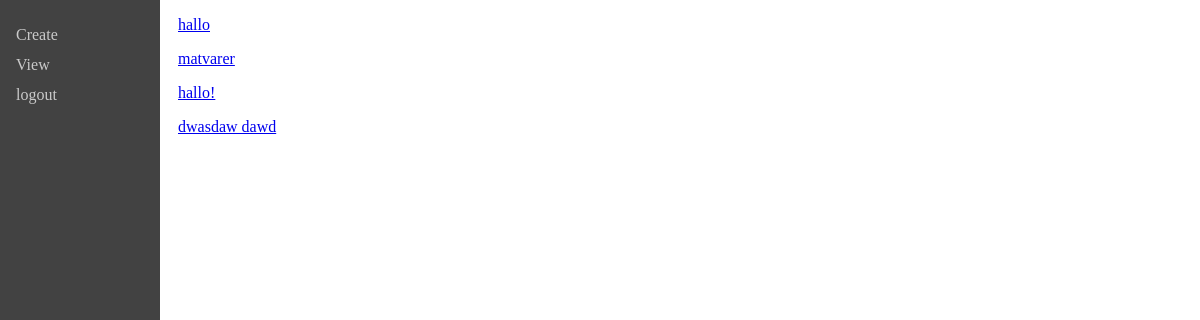
/view (signed in), run on an earlier commit of the app's database.
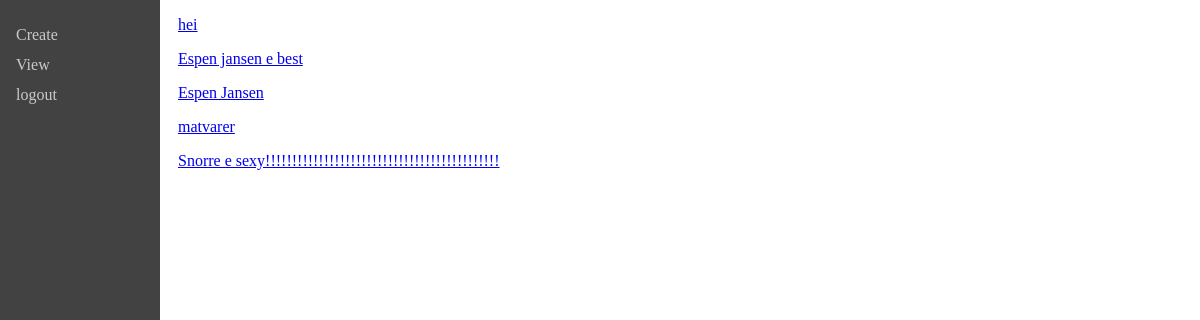
And on a later commit of the database.
### base/models.py (models this page shows, shortened)
class Shoppinglist(models.Model):
    user = models.ForeignKey(User, on_delete=models.CASCADE, related_name="shoppinglist", null=True)
    name = models.CharField(max_length = 255)

### base/views.py (the view)
# urls.py: path('view', views.view, name="view"),
def view(request):
	return render(request, "base/view.html", {})

### base/templates/base/view.html (shortened to what this page needs)
{% extends "base/base.html" %}
{% block content %}
    {% for ls in user.shoppinglist.all %}
        <p><a href="/{{ls.id}}">{{ls.name}}</a></p>
    {% endfor %}
{% endblock %}

### base/templates/base/base.html (shortened to what this page needs)
<!DOCTYPE html>
<html>
<head>
</head>
<body>
    <div class="sidenav">
        <a href="/create">Create</a>
        <a href="/view">View</a>
        <a href="/logout">logout</a>
    </div>
    <div id="content", name="content", class="base">
            {% block content %}
            {% endblock %}
    </div>
</body>
</html>

### base/templates/base/base.html (style rules this page uses)
.sidenav { height:100%; width: 160px; position: fixed; z-index: 1; top: 0; left: 0; background-color: rgb(66, 66, 66); overflow-x: hidden; padding-top: 20px; }
.sidenav a { padding: 6px 8px 6px 16px; text-decoration: none; font-size: 25; color: rgb(202, 202, 202); display: block; }
.base { margin-left: 160px; padding: 0px 10px; }

What changed in the data, as far as the page shows it:
removed Shoppinglist: name "hallo"
removed Shoppinglist: name "hallo!"
removed Shoppinglist: name "dwasdaw dawd"
added Shoppinglist: name "hei"
added Shoppinglist: name "Espen jansen e best"
added Shoppinglist: name "Espen Jansen"
added Shoppinglist: name "Snorre e sexy!!!!!!!!!!!!!!!!!!!!!!!!!!!!!!!!!!!!!!!!!!!!"
